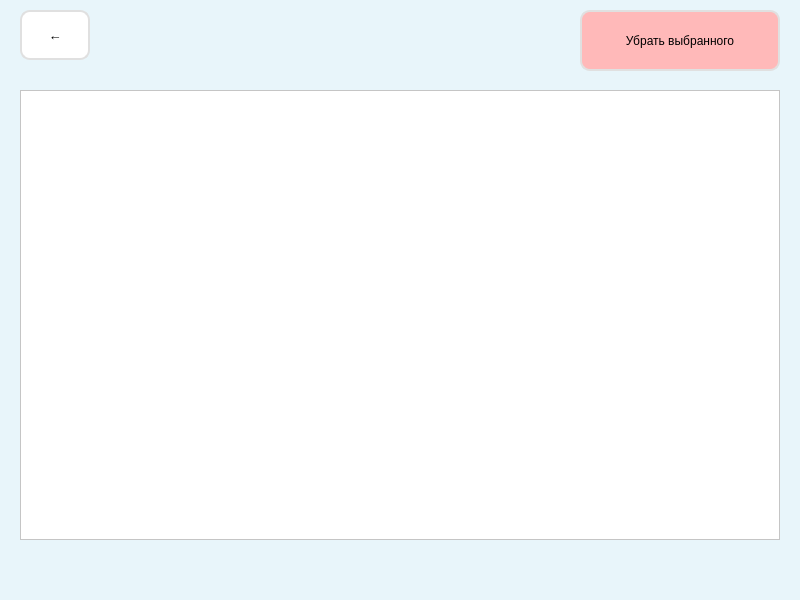
<?xml version="1.0" encoding="UTF-8"?>
<ui version="4.0">
 <class>MainWindow</class>
 <widget class="QMainWindow" name="MainWindow">
  <property name="geometry">
   <rect>
    <x>0</x>
    <y>0</y>
    <width>800</width>
    <height>600</height>
   </rect>
  </property>
  <property name="minimumSize">
   <size>
    <width>800</width>
    <height>600</height>
   </size>
  </property>
  <property name="maximumSize">
   <size>
    <width>800</width>
    <height>600</height>
   </size>
  </property>
  <property name="windowTitle">
   <string>Выборка к добавлению</string>
  </property>
  <property name="styleSheet">
   <string notr="true">background-color: rgb(232, 245, 250);</string>
  </property>
  <widget class="QWidget" name="centralwidget">
   <widget class="QTableWidget" name="table_students">
    <property name="geometry">
     <rect>
      <x>20</x>
      <y>90</y>
      <width>760</width>
      <height>450</height>
     </rect>
    </property>
    <property name="minimumSize">
     <size>
      <width>760</width>
      <height>450</height>
     </size>
    </property>
    <property name="maximumSize">
     <size>
      <width>760</width>
      <height>360</height>
     </size>
    </property>
    <property name="styleSheet">
     <string notr="true">background-color: rgb(255, 255, 255);</string>
    </property>
   </widget>
   <widget class="QPushButton" name="but_back">
    <property name="geometry">
     <rect>
      <x>20</x>
      <y>10</y>
      <width>70</width>
      <height>50</height>
     </rect>
    </property>
    <property name="minimumSize">
     <size>
      <width>70</width>
      <height>50</height>
     </size>
    </property>
    <property name="maximumSize">
     <size>
      <width>70</width>
      <height>50</height>
     </size>
    </property>
    <property name="font">
     <font>
      <pointsize>10</pointsize>
     </font>
    </property>
    <property name="styleSheet">
     <string notr="true">QPushButton{
background-color: rgb(255, 255, 255);
border: 2px solid #E0E0E0;
border-radius: 10px;
}
QPushButton:hover{
background-color: rgb(216, 228, 250);
border: 2px solid #A0A0A0;
}
QPushButton:pressed{
border: 2px solid #404040;
}</string>
    </property>
    <property name="text">
     <string>←</string>
    </property>
   </widget>
   <widget class="QPushButton" name="delete_student_but">
    <property name="geometry">
     <rect>
      <x>580</x>
      <y>10</y>
      <width>200</width>
      <height>61</height>
     </rect>
    </property>
    <property name="minimumSize">
     <size>
      <width>200</width>
      <height>0</height>
     </size>
    </property>
    <property name="maximumSize">
     <size>
      <width>200</width>
      <height>16777215</height>
     </size>
    </property>
    <property name="styleSheet">
     <string notr="true">QPushButton{
background-color: rgb(255, 185, 185);
border: 2px solid #E0E0E0;
border-radius: 10px;
}
QPushButton:hover{
background-color: rgb(255, 128, 128);
border: 2px solid #A0A0A0;
}
QPushButton:pressed{
border: 2px solid #404040;
}
</string>
    </property>
    <property name="text">
     <string>Убрать выбранного</string>
    </property>
   </widget>
  </widget>
  <widget class="QMenuBar" name="menubar">
   <property name="geometry">
    <rect>
     <x>0</x>
     <y>0</y>
     <width>800</width>
     <height>18</height>
    </rect>
   </property>
  </widget>
  <widget class="QStatusBar" name="statusbar"/>
 </widget>
 <resources/>
 <connections/>
</ui>
